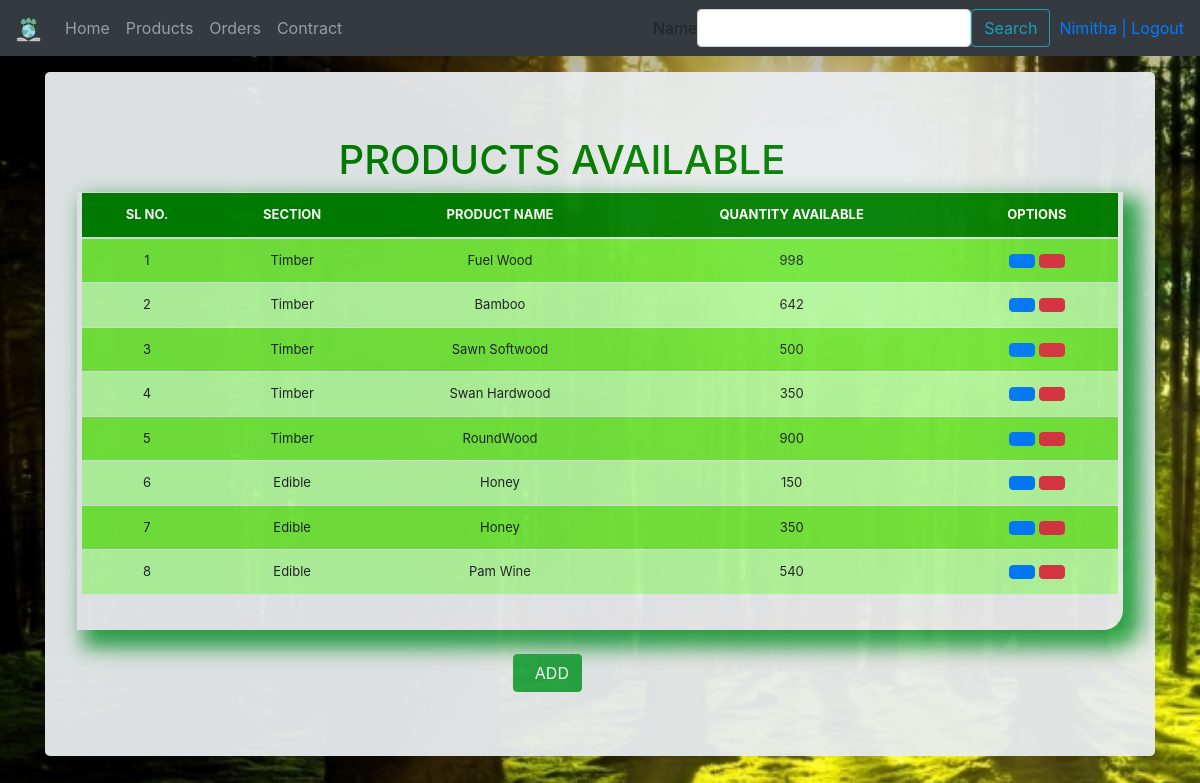
Screenshot of /list/ (signed in) with the database file from the repository.
### ForestManagement/models.py (models this page shows, shortened)
class Product(models.Model):
	category = models.CharField(max_length=50, blank=True, null=True)
	item_name = models.CharField(max_length=50, blank=True, null=True)
	quantity = models.IntegerField(default='0', blank=False, null=True)
	receive_quantity = models.IntegerField(default='0', blank=True, null=True)
	receive_by = models.CharField(max_length=50, blank=True, null=True)
	issue_quantity = models.IntegerField(default='0', blank=True, null=True)
	issue_by = models.CharField(max_length=50, blank=True, null=True)
	issue_to = models.CharField(max_length=50, blank=True, null=True)
	phone_number = models.CharField(max_length=50, blank=True, null=True)
	created_by = models.CharField(max_length=50, blank=True, null=True)
	last_updated = models.DateTimeField(auto_now_add=False, auto_now=True)
	export_to_CSV = models.BooleanField(default=False)

### ForestManagement/views.py (the view, shortened to what this page needs)
# urls.py: path('list/', views.list_products, name='listitems'),
@login_required
def list_products(request):
	form = SearchForm(request.POST or None)
	title = 'Products'
	queryset = Product.objects.all()
	context = {
	    "title": title,
		"queryset":queryset,
		"okay":True,
		"form":form
	}
	context = {
	    "title": title,
		"queryset":queryset,
		"okay":True,
		"form":form
	}
	return render(request, "listitems.html",context)

### ForestManagement/forms.py
class SearchForm(forms.Form):
  name = forms.CharField(max_length=20, required=False)

### ForestManagement/templates/listitems.html (shortened to what this page needs)
{% load static %}
<!DOCTYPE html>
<html lang="en">
<head>
    <link href="//netdna.bootstrapcdn.com/font-awesome/3.2.1/css/font-awesome.css" rel="stylesheet">
    <link href="{% static 'css/bootstrap.min.css' %}" rel="stylesheet">
    <link href="{% static 'css/stylesheet.css' %}" rel="stylesheet">
    <link rel="stylesheet" href="path/to/bootstrap/css/bootstrap.min.css">
    <link href="{% static 'css/navbar-top-fixed.css' %}" rel="stylesheet">
</head>
<body>
    {% include 'navbar.html' %}
    <main role="main" class="container">
        <div class="jumbotron">
            <div class="header">
                <h1 style="color: green;"class="offset-3">PRODUCTS AVAILABLE</h1>
            </div>
            <div class="display_table">
                <table class="table">
                    <thead>
                        <tr>
                            <th>SL NO.</th>
                            <th>SECTION</th>
                            <th>PRODUCT NAME</th>
                            <th>QUANTITY AVAILABLE</th>
                            {% if user.is_staff %}
                            <th>OPTIONS</th>
                            {% endif %}
                        </tr>
                    </thead>
                    {% for instance in queryset %}
                    <tr>
                        <td>{{forloop.counter}}</td>
                        <td>{{instance.category}}</td>
                        <td>{{instance.item_name}}</td>
                        <td>{{instance.quantity}}</td>
                        {% if user.is_staff %}
                        <td><a href="{% url 'update_items' instance.id %}" class="btn btn-primary"></a>{{" "}}<a
                                href="{% url 'delete_products' instance.id %}" class="btn btn-danger"></a></td>
                        {% endif %}
                    </tr>
                    {% endfor %}
                </table>
            </div>
            <br />
            {% if user.is_staff %}
            <a href="{% url 'add_items'%}" class="btn btn-success offset-5">&nbsp; ADD</a>
            {% endif %}
        </div>
    </main>
</body>
</html>

### ForestManagement/templates/navbar.html (shortened to what this page needs)
{% load crispy_forms_tags %}
{% load static %}
<nav class="navbar navbar-expand-md navbar-dark fixed-top bg-dark">
    <a class="navbar-brand" href="/"><img src="{% static 'img/favicon.png' %}" alt="Forest Management" style="width:25px;height:25px;"></a>
    <div class="collapse navbar-collapse" id="navbarCollapse">
      <ul class="navbar-nav mr-auto">
        <li class="nav-item">
          <a class="nav-link" href="/">Home <span class="sr-only">(current)</span></a>
        </li>
        {% if user.is_authenticated %}
        <li class="nav-item">
          <a class="nav-link" href="/list">Products</a>
        </li>
        {% if user.is_staff%}
        <li class="nav-item">
          <a class="nav-link" href="/list_orders_staff">Orders</a>
        </li>
        <li class="nav-item">
          <a class="nav-link" href="list_staff_contract/">Contract</a>
        </li>
        {% endif %}
        {% endif %}
      </ul>
      {% if okay %}
      <form class="form-inline mt-2 mt-md-0" method='POST' action=''>
        {{form|crispy}}
        <button class="btn btn-outline-info my-2 my-sm-0" type="submit" value='Search'>Search</button>
      </form>
      {% endif %}
      <ul class="navbar-nav">
        {% if request.user.is_authenticated %}
        <li>&nbsp;&nbsp;<a href="/accounts/logout">{{ user }} | Logout</a></li>
        {% else %}
        <li><a class="nav-link" href="/accounts/login">Login</a></li>
        {% endif %}
    </ul>
    </div>
  </nav>

### ForestManagement/static/css/stylesheet.css (style rules this page uses)
body { background-image:url('../img/download.jpg'); background-repeat: no-repeat; background-attachment: fixed; background-size: cover; min-height: 75rem; padding-top: 4.5rem; }
.table { font-size: 13px; text-align: center; width: 95%; margin: auto; text-align: center; }
.table tr:nth-child(odd) { background: #72e63d }
.table tr:nth-child(even) { background: #b3f79f }
th { background-color: #008000; color: white; }
.display_table { border-bottom-right-radius: 20px; padding-left: 5px; padding-right: 5px; padding-bottom: 20px; box-shadow: 12px 12px 20px 6px #2ea44b; }
.jumbotron { background-color: #bdf5aa; opacity: 0.95; }

### ForestManagement/static/css/navbar-top-fixed.css (style rules this page uses)
body { min-height: 75rem; padding-top: 4.5rem; }

### rows the page displays
Product: category "Timber", item_name "Fuel Wood", quantity "998"
Product: category "Timber", item_name "Bamboo", quantity "642"
Product: category "Timber", item_name "Sawn Softwood", quantity "500"
Product: category "Timber", item_name "Swan Hardwood", quantity "350"
Product: category "Timber", item_name "RoundWood", quantity "900"
Product: category "Edible", item_name "Honey", quantity "150"
Product: category "Edible", item_name "Honey", quantity "350"
Product: category "Edible", item_name "Pam Wine", quantity "540"

### other values shown
{{ user }} "Nimitha"
